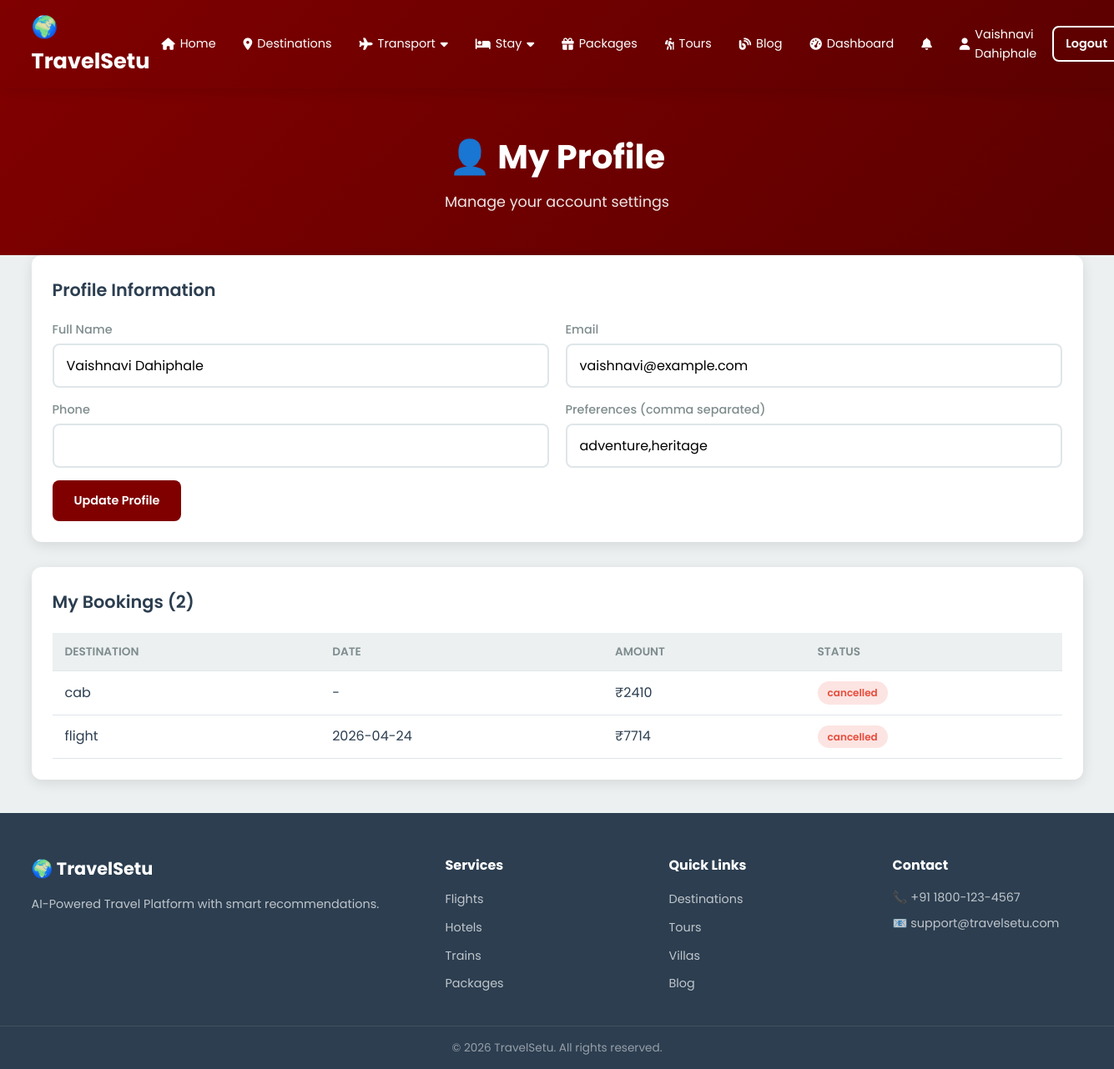
/profile (signed in), run on the app's committed database.
### app.py (models this page shows, shortened)
class User(UserMixin, db.Model):
    __tablename__ = 'users'
    id = db.Column(db.Integer, primary_key=True)
    username = db.Column(db.String(80), unique=True, nullable=False)
    email = db.Column(db.String(120), unique=True, nullable=False)
    password_hash = db.Column(db.String(256), nullable=False)
    full_name = db.Column(db.String(100))
    phone = db.Column(db.String(15))
    role = db.Column(db.String(20), default='user')
    is_verified = db.Column(db.Boolean, default=True)
    is_active_user = db.Column(db.Boolean, default=True)
    created_at = db.Column(db.DateTime, default=datetime.utcnow)
    preferences = db.Column(db.String(500), default='beaches,adventure')
    bookings = db.relationship('Booking', backref='user', lazy=True)
    reviews = db.relationship('Review', backref='user', lazy=True)

class Booking(db.Model):
    __tablename__ = 'bookings'
    id = db.Column(db.Integer, primary_key=True)
    user_id = db.Column(db.Integer, db.ForeignKey('users.id'), nullable=False)
    destination_id = db.Column(db.Integer, db.ForeignKey('destinations.id'), nullable=True)
    booking_type = db.Column(db.String(30), default='hotel')
    booking_ref = db.Column(db.String(100))
    check_in = db.Column(db.Date)
    check_out = db.Column(db.Date)
    guests = db.Column(db.Integer, default=1)
    total_price = db.Column(db.Float, default=0)
    status = db.Column(db.String(20), default='pending')
    payment_status = db.Column(db.String(20), default='unpaid')
    details = db.Column(db.Text)
    created_at = db.Column(db.DateTime, default=datetime.utcnow)

### app.py (the view, shortened to what this page needs)
@app.route('/profile', methods=['GET', 'POST'])
@login_required
def profile():
    user_bookings = Booking.query.filter_by(user_id=current_user.id).order_by(
        Booking.created_at.desc()).all()
    user_reviews = Review.query.filter_by(user_id=current_user.id).order_by(
        Review.created_at.desc()).all()
    return render_template('profile.html', bookings=user_bookings, reviews=user_reviews)

### app.py (called while the page is built)
@login_manager.user_loader
def load_user(user_id):
    return User.query.get(int(user_id))

@app.context_processor
def inject_globals():
    unread_count = 0
    if current_user.is_authenticated:
        unread_count = Notification.query.filter_by(
            user_id=current_user.id, is_read=False).count()
    return {
        'unread_notifications': unread_count,
        'current_year': datetime.now().year,
        'all_categories': ['adventure', 'religious', 'beaches', 'heritage'],
        'get_destination_image': get_destination_image,
    }

### templates/profile.html
{% extends "base.html" %}
{% block content %}
<div class="page-header">
    <h1>👤 My Profile</h1>
    <p>Manage your account settings</p>
</div>
<div class="container">
    <div class="profile-layout">
        <div class="card">
            <h2 class="card-title">Profile Information</h2>
            <form method="POST" action="{{ url_for('profile') }}">
                <div class="grid grid-2">
                    <div class="form-group">
                        <label>Full Name</label>
                        <input type="text" name="full_name" class="form-control" value="{{ current_user.full_name }}">
                    </div>
                    <div class="form-group">
                        <label>Email</label>
                        <input type="email" name="email" class="form-control" value="{{ current_user.email }}">
                    </div>
                </div>
                <div class="grid grid-2">
                    <div class="form-group">
                        <label>Phone</label>
                        <input type="text" name="phone" class="form-control" value="{{ current_user.phone or '' }}">
                    </div>
                    <div class="form-group">
                        <label>Preferences (comma separated)</label>
                        <input type="text" name="preferences" class="form-control" value="{{ current_user.preferences }}" placeholder="beaches,adventure">
                    </div>
                </div>
                <button type="submit" class="btn btn-primary">Update Profile</button>
            </form>
        </div>
        <div class="card mt-30">
            <h2 class="card-title">My Bookings ({{ bookings|length }})</h2>
            {% if bookings %}
            <div class="table-responsive">
                <table class="table">
                    <thead>
                        <tr>
                            <th>Destination</th>
                            <th>Date</th>
                            <th>Amount</th>
                            <th>Status</th>
                        </tr>
                    </thead>
                    <tbody>
                        {% for b in bookings %}
                        <tr>
                            <td>{{ b.destination.name if b.destination else b.booking_type }}</td>
                            <td>{{ b.check_in or '-' }}</td>
                            <td>₹{{ "%.0f"|format(b.total_price) }}</td>
                            <td><span class="status-badge status-{{ b.status }}">{{ b.status }}</span></td>
                        </tr>
                        {% endfor %}
                    </tbody>
                </table>
            </div>
            {% else %}
            <p>No bookings yet.</p>
            {% endif %}
        </div>
    </div>
</div>
{% endblock %}

### templates/base.html (shortened to what this page needs)
<!DOCTYPE html>
<html lang="en">
<head>
    <link rel="stylesheet" href="{{ url_for('static', filename='style.css') }}">
    <link rel="stylesheet" href="https://cdnjs.cloudflare.com/ajax/libs/font-awesome/6.4.0/css/all.min.css">
</head>
<body>
<nav class="navbar">
    <div class="nav-container">
        <a href="{{ url_for('index') }}" class="logo">🌍 TravelSetu</a>
        <ul class="nav-menu" id="navMenu">
            <li><a href="{{ url_for('index') }}"><i class="fas fa-home"></i> Home</a></li>
            <li><a href="{{ url_for('destinations') }}"><i class="fas fa-map-marker-alt"></i> Destinations</a></li>
            <li class="dropdown">
                <a href="#"><i class="fas fa-plane"></i> Transport <i class="fas fa-caret-down"></i></a>
            </li>
            <li class="dropdown">
                <a href="#"><i class="fas fa-bed"></i> Stay <i class="fas fa-caret-down"></i></a>
            </li>
            <li><a href="{{ url_for('packages') }}"><i class="fas fa-gift"></i> Packages</a></li>
            <li><a href="{{ url_for('tours') }}"><i class="fas fa-hiking"></i> Tours</a></li>
            <li><a href="{{ url_for('blog') }}"><i class="fas fa-blog"></i> Blog</a></li>
            {% if current_user.is_authenticated %}
                <li><a href="{{ url_for('dashboard') }}"><i class="fas fa-tachometer-alt"></i> Dashboard</a></li>
                <li>
                    <a href="{{ url_for('notifications') }}">
                        <i class="fas fa-bell"></i>
                    </a>
                </li>
                <li><a href="{{ url_for('profile') }}"><i class="fas fa-user"></i> {{ current_user.full_name }}</a></li>
                <li><a href="{{ url_for('logout') }}" class="btn btn-outline-light btn-sm">Logout</a></li>
            {% else %}
                <li><a href="{{ url_for('login') }}" class="btn btn-outline-light btn-sm">Login</a></li>
                <li><a href="{{ url_for('register') }}" class="btn btn-gold btn-sm">Register</a></li>
            {% endif %}
        </ul>
    </div>
</nav>
<main class="main-content">
    {% block content %}{% endblock %}
</main>
<footer class="footer">
    <div class="footer-container">
        <div class="footer-section">
            <h3>🌍 TravelSetu</h3>
            <p>AI-Powered Travel Platform with smart recommendations.</p>
        </div>
        <div class="footer-section">
            <h4>Services</h4>
            <ul>
                <li><a href="{{ url_for('flights') }}">Flights</a></li>
                <li><a href="{{ url_for('hotels') }}">Hotels</a></li>
                <li><a href="{{ url_for('trains') }}">Trains</a></li>
                <li><a href="{{ url_for('packages') }}">Packages</a></li>
            </ul>
        </div>
        <div class="footer-section">
            <h4>Quick Links</h4>
            <ul>
                <li><a href="{{ url_for('destinations') }}">Destinations</a></li>
                <li><a href="{{ url_for('tours') }}">Tours</a></li>
                <li><a href="{{ url_for('villas') }}">Villas</a></li>
                <li><a href="{{ url_for('blog') }}">Blog</a></li>
            </ul>
        </div>
        <div class="footer-section">
            <h4>Contact</h4>
            <p>📞 +91 1800-123-4567</p>
            <p>📧 support@travelsetu.com</p>
        </div>
    </div>
    <div class="footer-bottom">
        <p>&copy; {{ current_year }} TravelSetu. All rights reserved.</p>
    </div>
</footer>
</body>
</html>

### static/style.css (style rules this page uses)
:root { --primary: #800000; --primary-light: #a52a2a; --primary-dark: #5c0000; --gold: #d4a017; --gold-light: #f0c040; --success: #27ae60; --danger: #e74c3c; --warning: #f39c12; --info: #3498db; --dark: #2c3e50; --gray: #7f8c8d; --gray-light: #ecf0f1; --gray-200: #dfe6e9; --white: #ffffff; --shadow: 0 4px 15px rgba(0,0,0,0.1); --shadow-lg: 0 10px 30px rgba(0,0,0,0.15); --radius: 12px; --radius-sm: 8px; --transition: all 0.3s ease; }
* { margin: 0; padding: 0; box-sizing: border-box; }
html { scroll-behavior: smooth; }
body { font-family: 'Poppins', sans-serif; background: var(--gray-light); color: var(--dark); line-height: 1.6; min-height: 100vh; display: flex; flex-direction: column; }
a { text-decoration: none; color: inherit; transition: var(--transition); }
ul { list-style: none; }
button { font-family: inherit; cursor: pointer; }
input, select, textarea { font-family: inherit; }
.container { max-width: 1300px; margin: 0 auto; padding: 0 20px; }
.navbar { background: linear-gradient(135deg, var(--primary), var(--primary-dark)); padding: 12px 0; position: sticky; top: 0; z-index: 1000; box-shadow: var(--shadow); }
.nav-container { max-width: 1300px; margin: 0 auto; padding: 0 20px; display: flex; align-items: center; justify-content: space-between; }
.logo { font-size: 1.6rem; font-weight: 700; color: var(--white); }
.nav-menu { display: flex; align-items: center; gap: 5px; }
.nav-menu > li > a { color: var(--white); padding: 8px 14px; border-radius: var(--radius-sm); font-size: 0.9rem; display: flex; align-items: center; gap: 6px; }
.dropdown { position: relative; }
.btn { display: inline-flex; align-items: center; justify-content: center; gap: 8px; padding: 12px 24px; border-radius: var(--radius-sm); font-weight: 600; font-size: 0.9rem; border: 2px solid transparent; transition: var(--transition); }
.btn-primary { background: var(--primary); color: white; }
.btn-outline-light { background: transparent; border-color: white; color: white; }
.btn-sm { padding: 6px 14px; font-size: 0.8rem; }
.page-header { background: linear-gradient(135deg, var(--primary), var(--primary-dark)); padding: 50px 0; text-align: center; color: white; }
.page-header h1 { font-size: 2.5rem; margin-bottom: 8px; }
.page-header p { opacity: 0.9; font-size: 1.1rem; }
.card { background: white; border-radius: var(--radius); padding: 25px; box-shadow: var(--shadow); transition: var(--transition); }
.card-title { font-size: 1.3rem; font-weight: 600; margin-bottom: 20px; color: var(--dark); }
.grid { display: grid; gap: 20px; }
.grid-2 { grid-template-columns: repeat(auto-fill, minmax(400px, 1fr)); }
.form-group { margin-bottom: 15px; }
.form-group label { display: block; margin-bottom: 5px; font-weight: 500; font-size: 0.9rem; color: var(--gray); }
.form-control { width: 100%; padding: 12px 15px; border: 2px solid var(--gray-200); border-radius: var(--radius-sm); font-size: 1rem; transition: var(--transition); }
.main-content { flex: 1; padding-bottom: 40px; }
.table { width: 100%; border-collapse: collapse; }
.table th, .table td { padding: 12px 15px; text-align: left; border-bottom: 1px solid var(--gray-200); }
.table th { background: var(--gray-light); font-weight: 600; font-size: 0.85rem; color: var(--gray); text-transform: uppercase; }
.table-responsive { overflow-x: auto; }
.status-badge { display: inline-block; padding: 4px 12px; border-radius: 20px; font-size: 0.75rem; font-weight: 600; }
.status-cancelled { background: rgba(231,76,60,0.15); color: var(--danger); }
.mt-30 { margin-top: 30px; }
.footer { background: var(--dark); color: white; margin-top: auto; }
.footer-container { max-width: 1300px; margin: 0 auto; padding: 50px 20px 30px; display: grid; grid-template-columns: 2fr 1fr 1fr 1fr; gap: 40px; }
.footer-section h3 { font-size: 1.3rem; margin-bottom: 15px; }
.footer-section h4 { font-size: 1rem; margin-bottom: 15px; }
.footer-section p { color: rgba(255,255,255,0.7); font-size: 0.9rem; margin-bottom: 8px; }
.footer-section ul li { margin-bottom: 8px; }
.footer-section ul li a { color: rgba(255,255,255,0.7); font-size: 0.9rem; }
.footer-bottom { border-top: 1px solid rgba(255,255,255,0.1); padding: 15px; text-align: center; }
.footer-bottom p { color: rgba(255,255,255,0.5); font-size: 0.85rem; }

### data on the page
User: full_name "Vaishnavi Dahiphale", email "vaishnavi@example.com", preferences "adventure,heritage"
Booking: destination "cab", check_in "-", total_price "2410", status "cancelled"
Booking: destination "flight", check_in "2026-04-24", total_price "7714", status "cancelled"

### other printed values
{{ bookings|length }} "2"
